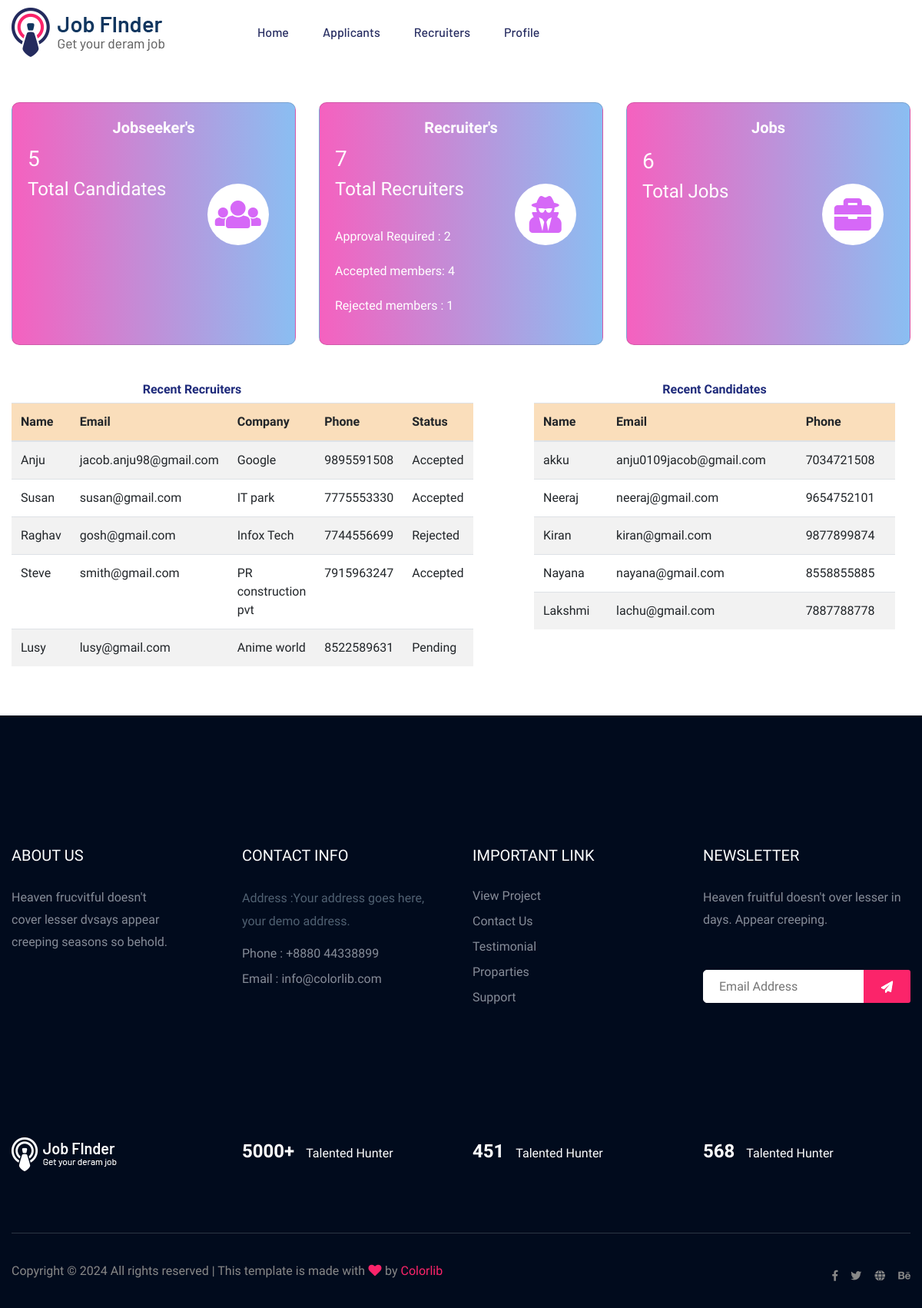
Page /admin_home (signed in) on the committed database.
### jobportalapp/models.py (models this page shows)
class recruiter(models.Model):
    recruiter_id =models.ForeignKey(User, on_delete=models.CASCADE)
    phone = models.IntegerField()
    image = models.ImageField(upload_to='Recruiter profile/')
    companyname= models.CharField(max_length=60)
    position=models.CharField(max_length=30)
    status=models.CharField(max_length=30,default=False)

class User(AbstractUser):
    usertype = models.CharField(max_length=20)

class jobseeker(models.Model):
    emp_id =models.ForeignKey(User, on_delete=models.CASCADE)
    phone = models.IntegerField()
    image = models.ImageField(upload_to='Jobseeker profile/')

### jobportalapp/views.py (the view)
# urls.py: path("admin_home", views.admin_home, name="admin_home"),
def admin_home(request):
    id=request.session.get('id', None)
    if id is not None:
        total=jobseeker.objects.all().count()
        totalcount=recruiter.objects.all().count()
        jobs=job.objects.all().count()
        acceptedcount=recruiter.objects.all().filter(status='accepted').count()
        pendingcount=recruiter.objects.all().filter(status='pending').count()
        rejectcount=recruiter.objects.all().filter(status='rejected').count()
        provider=recruiter.objects.all().order_by('-id')
        candidate=jobseeker.objects.all().order_by('-id')
        return render(request,'admin_home.html',{'acceptedcount':acceptedcount, 'pendingcount':pendingcount,
                                                 'totalcount':totalcount, 'rejectcount':rejectcount, 'jobs':jobs,
                                                 'total':total, 'provider':provider, 'candidate':candidate})
    else:
        messages.warning(request,'Invalid session data. Please log in again.')
        return redirect('loginpage')

### jobportalapp/context_processors.py (called while the page is built)
def recruiter_info(request):
    recruiter_image = ''
    recruiter_company = ''
    if request.user.is_authenticated and request.user.usertype == 'recruiter':
        try:
            recruiter_data = recruiter.objects.get(recruiter_id=request.user)
            recruiter_image = recruiter_data.image.url
        except recruiter.DoesNotExist:
            pass
    return {
        'recruiter_image': recruiter_image,
        'recruiter_company': recruiter_company,
    }

def jobseeker_info(request):
    jobseeker_image = ''
    if request.user.is_authenticated and request.user.usertype == 'jobseeker':
        try:
            jobseeker_data = jobseeker.objects.get(emp_id=request.user)
            jobseeker_image = jobseeker_data.image.url
        except recruiter.DoesNotExist:
            pass
    return {
        'jobseeker_image': jobseeker_image,
    }

### jobportalapp/templates/admin_home.html (shortened to what this page needs)
{% extends 'admin_base.html' %}
{% load static %}
{% block content %}
<div class="container mt-5">
    <div class="row">
        <div class="col-md-4">
            <div class="card h-100 gradient-bg-pink-navy">
                <div class="card-body">
                    <h5 class="card-title text-center"><b style="color: white;">Jobseeker's</b></h5>
                    <div class="col-md-4 market-update-right" style="float: right; margin-top: 15%;">
                        <i class="fa fa-users" aria-hidden="true"></i>
                    </div>
                    <h3 style="color: white;">{{total}}</h3>
                    <h4 style="color: white;">Total Candidates</h4>
                </div>
            </div>
        </div>
        <div class="col-md-4">
            <div class="card h-100 gradient-bg-pink-navy">
                <div class="card-body">
                    <h5 class="card-title text-center"><b style="color: white;">Recruiter's</b></h5>
                    <div class="col-md-4 market-update-right" style="float: right; margin-top: 15%;">
                        <i class="fa fa-user-secret" aria-hidden="true"></i>
                    </div>
                    <h3 style="color: white;">{{totalcount}}</h3>
                    <h4 style="color: white;">Total Recruiters</h4>
                    <p style="color: white; margin-top: 10%;">Approval Required : {{ pendingcount }}</p>
                    <p style="color: white;">Accepted members: {{ acceptedcount }}</p>
                    <p style="color: white;">Rejected members : {{ rejectcount }}</p>
                </div>
            </div>
        </div>
        <div class="col-md-4">
            <div class="card h-100 gradient-bg-pink-navy">
                <div class="card-body">
                    <h5 class="card-title text-center"><b style="color: white;">Jobs</b></h5>
                    <div class="col-md-4 market-update-right" style="float: right; margin-top: 15%;">
                        <i class="fa fa-briefcase" aria-hidden="true"></i>
                    </div>
                    <h3 style="color: white;">{{jobs}}</h3>
                    <h4 style="color: white;">Total Jobs</h4>
                </div>
            </div>
        </div>
    </div>
</div>
<br><br>
<div class="container">
    <div class="row">
        <div class="panel panel-primary col-md-5" >
            <div class="panel-heading" style="text-align:center;">
                <h6 class="panel-title" style="color: black;"><b>Recent Recruiters</b></h6>
            </div>
            <table class="table table-hover table-striped" id="dev-table">
                <thead style="background-color: rgb(250, 222, 187);">
                    <tr>
                        <th>Name</th>
                        <th>Email</th>
                        <th>Company</th>
                        <th>Phone</th>
                        <th>Status</th>
                    </tr>
                </thead>
                {% for d in provider|slice:":5" %}
                <tr>
                    <td> {{d.recruiter_id.first_name}} </td>
                    <td>{{d.recruiter_id.email}}</td>
                    <td>{{d.companyname}}</td>
                    <td>{{d.phone}}</td>
                    {% if d.status == 'accepted' %}
                    <td> <span class="label label-primary">Accepted</span></td>
                    {% elif d.status == 'rejected' %}
                    <td> <span class="label label-primary">Rejected</span></td>
                    {% else %}
                    <td> <span class="label label-success">Pending</span></td>
                    {% endif %}
                </tr>
                {% endfor %}
            </table>
        </div>
        <div class="panel panel-primary col-md-5" style="margin-left:15%;">
            <div class="panel-heading" style="text-align:center;">
                <h6 class="panel-title" style="color: black;"><b>Recent Candidates</b></h6>
            </div>
            <table class="table table-hover table-striped" id="dev-table">
                <thead style="background-color:  rgb(250, 222, 187);">
                    <tr>
                        <th>Name</th>
                        <th>Email</th>
                        <th>Phone</th>
                    </tr>
                </thead>
                {% for d in candidate|slice:":5" %}
                <tr>
                    <td> {{d.emp_id.first_name}} </td>
                    <td>{{d.emp_id.email}}</td>
                    <td>{{d.phone}}</td>
                </tr>
                {% endfor %}
            </table>
        </div>
    </div>
</div>
<br><br>
{% endblock content %}

### jobportalapp/templates/admin_home.html (style rules this page uses)
.gradient-bg-pink-navy { background: linear-gradient(to right, #f561bf, #8abef2); border-radius: 10px; }
.market-update-right i.fa.fa-users { font-size: 3em; color: #d668f7; width: 80px; height: 80px; background: #fff; text-align: center; border-radius: 49px; -webkit-border-radius: 49px; -moz-border-radius: 49px; -o-border-radius: 49px; line-height: 1.7em; }
.market-update-right i.fa.fa-briefcase { font-size: 3em; color: #d668f7; width: 80px; height: 80px; background: #fff; text-align: center; border-radius: 49px; -webkit-border-radius: 49px; -moz-border-radius: 49px; -o-border-radius: 49px; line-height: 1.7em; }
.market-update-right i.fa.fa-user-secret { font-size: 3em; color: #d668f7; width: 80px; height: 80px; background: #fff; text-align: center; border-radius: 49px; -webkit-border-radius: 49px; -moz-border-radius: 49px; -o-border-radius: 49px; line-height: 1.7em; }

### rows in the picture
recruiter: recruiter_id.first_name "Anju", recruiter_id.email "jacob.anju98@gmail.com", companyname "Google", phone "9895591508", status "Accepted"
recruiter: recruiter_id.first_name "Susan", recruiter_id.email "susan@gmail.com", companyname "IT park", phone "7775553330", status "Accepted"
recruiter: recruiter_id.first_name "Raghav", recruiter_id.email "gosh@gmail.com", companyname "Infox Tech", phone "7744556699", status "Rejected"
recruiter: recruiter_id.first_name "Steve", recruiter_id.email "smith@gmail.com", companyname "PR construction pvt", phone "7915963247", status "Accepted"
recruiter: recruiter_id.first_name "Lusy", recruiter_id.email "lusy@gmail.com", companyname "Anime world", phone "8522589631", status "Pending"
jobseeker: emp_id.first_name "akku", emp_id.email "anju0109jacob@gmail.com", phone "7034721508"
jobseeker: emp_id.first_name "Neeraj", emp_id.email "neeraj@gmail.com", phone "9654752101"
jobseeker: emp_id.first_name "Kiran", emp_id.email "kiran@gmail.com", phone "9877899874"
jobseeker: emp_id.first_name "Nayana", emp_id.email "nayana@gmail.com", phone "8558855885"
jobseeker: emp_id.first_name "Lakshmi", emp_id.email "lachu@gmail.com", phone "7887788778"

### other values in the picture
{{ total }} "5"
{{ totalcount }} "7"
{{ pendingcount }} "2"
{{ acceptedcount }} "4"
{{ rejectcount }} "1"
{{ jobs }} "6"
